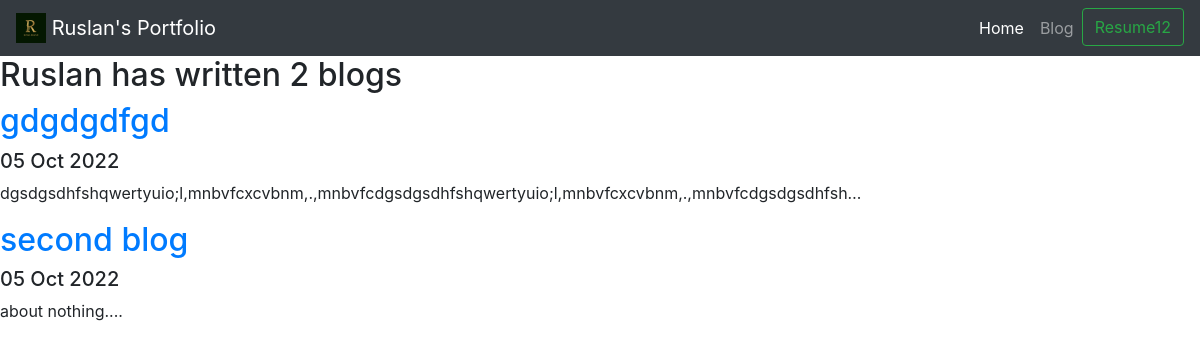
Screenshot of /blog/ with the database file from the repository.
### blog/models.py (models this page shows, shortened)
class Blog(models.Model):
    title = models.CharField(max_length=200)
    description = models.TextField()
    date = models.DateField(default='2022-10-5')

### blog/views.py (the view)
# urls.py: path('', views.all_blogs, name='all_blogs'),
def all_blogs(request):
    blogs = Blog.objects.order_by('-date')
    return render(request, 'blog/all_blogs.html', {'blogs': blogs})

### blog/templates/blog/all_blogs.html (shortened to what this page needs)
{% extends 'portfolio/base.html' %}
{% block content %}
<h2>Ruslan has written {{ blogs.count }} blog{{ blogs.count|pluralize }}</h2>
{%  for blog in blogs %}
    <a href="{% url 'blog:detail' blog.id %}"><h2>{{ blog.title }}</h2></a>
    <h5>{{ blog.date|date:'d M Y' }}</h5>
    <p>{{ blog.description|striptags|truncatechars:100 }}</p>
{% endfor %}
{% endblock %}

### portfolio/templates/portfolio/base.html (shortened to what this page needs)
<!doctype html>
<html lang="en">
  <head>
     {% load static %}
    <link rel="stylesheet" href="https://cdn.jsdelivr.net/npm/bootstrap@4.6.2/dist/css/bootstrap.min.css">
  </head>
  <body>
  <nav class="navbar navbar-expand-md navbar-dark bg-dark">
    <a class="navbar-brand" href="{% url 'index' %}">
        <img src="{% static 'portfolio/logo.jpg' %}" width="30" height="30" class="d-inline-block align-top" alt="">
        Ruslan's Portfolio
    </a>
     <div class="collapse navbar-collapse" id="navbarSupportedContent" text-center>
       <ul class="navbar-nav ml-auto">
         <li class="nav-item active">
           <a class="nav-link" href="{% url 'index' %}">Home <span class="sr-only">(current)</span></a>
         </li>
         <li class="nav-item">
           <a class="nav-link" href="{% url 'blog:all_blogs' %}">Blog</a>
         </li>
         <li>
           <a role="button" href="{% static 'portfolio/Resume.pdf' %}" class="btn btn-outline-success my-2 my-sm-0" target="_blank">Resume12</a>
         </li>
       </ul>
     </div>
  </nav>
  {% block content %}{% endblock %}
  </body>
</html>

### rows the page displays
Blog: title "gdgdgdfgd", date "05 Oct 2022", description "dgsdgsdhfshqwertyuio;l,mnbvfcxcvbnm,.,mnbvfcdgsdgsdhfshqwertyuio;l,mnbvfcxcvbnm,.,mnbvfcdgsdgsdhfsh…"
Blog: title "second blog", date "05 Oct 2022", description "about nothing...."

### other values shown
{{ blogs.count }} "2"
